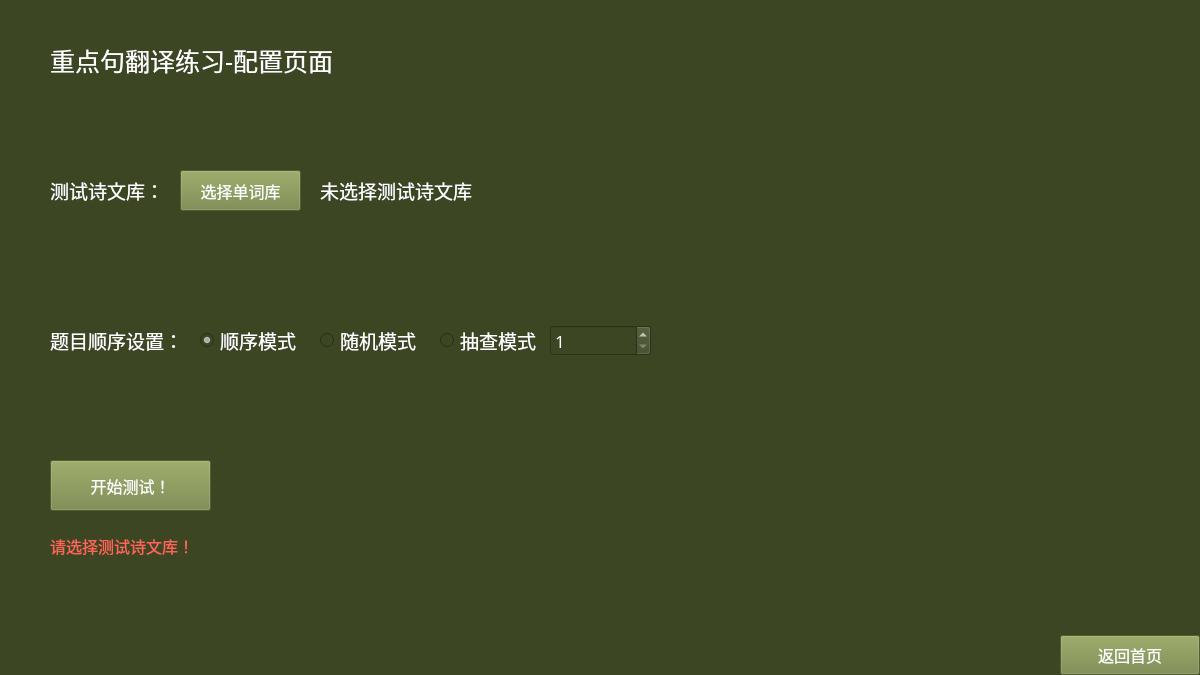
<?xml version="1.0" encoding="UTF-8"?>
<ui version="4.0">
 <class>TranSentMenu</class>
 <widget class="QFrame" name="TranSentMenu">
  <property name="geometry">
   <rect>
    <x>0</x>
    <y>0</y>
    <width>1200</width>
    <height>675</height>
   </rect>
  </property>
  <property name="windowTitle">
   <string>Frame</string>
  </property>
  <property name="styleSheet">
   <string notr="true">background-color: rgb(60, 70, 35);</string>
  </property>
  <widget class="QPushButton" name="pushButtonStart">
   <property name="geometry">
    <rect>
     <x>50</x>
     <y>460</y>
     <width>161</width>
     <height>51</height>
    </rect>
   </property>
   <property name="font">
    <font>
     <family>等线</family>
     <pointsize>12</pointsize>
    </font>
   </property>
   <property name="focusPolicy">
    <enum>Qt::NoFocus</enum>
   </property>
   <property name="styleSheet">
    <string notr="true">background-color: rgb(117, 133, 67);
color: rgb(255, 255, 255);</string>
   </property>
   <property name="text">
    <string>开始测试！</string>
   </property>
  </widget>
  <widget class="QLabel" name="labelTestInfo">
   <property name="geometry">
    <rect>
     <x>320</x>
     <y>170</y>
     <width>551</width>
     <height>41</height>
    </rect>
   </property>
   <property name="font">
    <font>
     <family>等线</family>
     <pointsize>14</pointsize>
    </font>
   </property>
   <property name="styleSheet">
    <string notr="true">color: rgb(255, 255, 255);</string>
   </property>
   <property name="text">
    <string>未选择测试诗文库</string>
   </property>
  </widget>
  <widget class="QPushButton" name="pushButtonTest">
   <property name="geometry">
    <rect>
     <x>180</x>
     <y>170</y>
     <width>121</width>
     <height>41</height>
    </rect>
   </property>
   <property name="font">
    <font>
     <family>等线</family>
     <pointsize>12</pointsize>
    </font>
   </property>
   <property name="focusPolicy">
    <enum>Qt::NoFocus</enum>
   </property>
   <property name="styleSheet">
    <string notr="true">background-color: rgb(117, 133, 67);
color: rgb(255, 255, 255);</string>
   </property>
   <property name="text">
    <string>选择单词库</string>
   </property>
  </widget>
  <widget class="QRadioButton" name="radioButtonOrdered">
   <property name="geometry">
    <rect>
     <x>200</x>
     <y>325</y>
     <width>121</width>
     <height>31</height>
    </rect>
   </property>
   <property name="font">
    <font>
     <family>等线</family>
     <pointsize>14</pointsize>
    </font>
   </property>
   <property name="focusPolicy">
    <enum>Qt::NoFocus</enum>
   </property>
   <property name="styleSheet">
    <string notr="true">color: rgb(255, 255, 255);</string>
   </property>
   <property name="text">
    <string>顺序模式</string>
   </property>
   <property name="checked">
    <bool>true</bool>
   </property>
   <property name="autoExclusive">
    <bool>true</bool>
   </property>
  </widget>
  <widget class="QSpinBox" name="spinBoxSelect">
   <property name="geometry">
    <rect>
     <x>550</x>
     <y>325</y>
     <width>101</width>
     <height>31</height>
    </rect>
   </property>
   <property name="font">
    <font>
     <family>等线</family>
     <pointsize>13</pointsize>
    </font>
   </property>
   <property name="focusPolicy">
    <enum>Qt::NoFocus</enum>
   </property>
   <property name="styleSheet">
    <string notr="true">color: rgb(255, 255, 255);</string>
   </property>
   <property name="minimum">
    <number>1</number>
   </property>
   <property name="maximum">
    <number>10000</number>
   </property>
   <property name="singleStep">
    <number>10</number>
   </property>
  </widget>
  <widget class="QRadioButton" name="radioButtonRandom">
   <property name="geometry">
    <rect>
     <x>320</x>
     <y>325</y>
     <width>121</width>
     <height>31</height>
    </rect>
   </property>
   <property name="font">
    <font>
     <family>等线</family>
     <pointsize>14</pointsize>
    </font>
   </property>
   <property name="focusPolicy">
    <enum>Qt::NoFocus</enum>
   </property>
   <property name="styleSheet">
    <string notr="true">color: rgb(255, 255, 255);</string>
   </property>
   <property name="text">
    <string>随机模式</string>
   </property>
   <property name="checked">
    <bool>false</bool>
   </property>
  </widget>
  <widget class="QLabel" name="labelTitle">
   <property name="geometry">
    <rect>
     <x>50</x>
     <y>30</y>
     <width>471</width>
     <height>61</height>
    </rect>
   </property>
   <property name="font">
    <font>
     <family>等线</family>
     <pointsize>19</pointsize>
    </font>
   </property>
   <property name="styleSheet">
    <string notr="true">color: rgb(255, 255, 255);</string>
   </property>
   <property name="text">
    <string>重点句翻译练习-配置页面</string>
   </property>
  </widget>
  <widget class="QPushButton" name="pushButtonExit">
   <property name="geometry">
    <rect>
     <x>1060</x>
     <y>635</y>
     <width>140</width>
     <height>40</height>
    </rect>
   </property>
   <property name="font">
    <font>
     <family>等线</family>
     <pointsize>12</pointsize>
    </font>
   </property>
   <property name="focusPolicy">
    <enum>Qt::NoFocus</enum>
   </property>
   <property name="styleSheet">
    <string notr="true">background-color: rgb(117, 133, 67);
color: rgb(255, 255, 255);</string>
   </property>
   <property name="text">
    <string>返回首页</string>
   </property>
  </widget>
  <widget class="QLabel" name="labelFailed">
   <property name="geometry">
    <rect>
     <x>50</x>
     <y>530</y>
     <width>441</width>
     <height>31</height>
    </rect>
   </property>
   <property name="font">
    <font>
     <family>等线</family>
     <pointsize>12</pointsize>
    </font>
   </property>
   <property name="styleSheet">
    <string notr="true">color: rgb(255, 100, 90);</string>
   </property>
   <property name="text">
    <string>请选择测试诗文库！</string>
   </property>
  </widget>
  <widget class="QRadioButton" name="radioButtonSelect">
   <property name="geometry">
    <rect>
     <x>440</x>
     <y>325</y>
     <width>101</width>
     <height>31</height>
    </rect>
   </property>
   <property name="font">
    <font>
     <family>等线</family>
     <pointsize>14</pointsize>
    </font>
   </property>
   <property name="focusPolicy">
    <enum>Qt::NoFocus</enum>
   </property>
   <property name="styleSheet">
    <string notr="true">color: rgb(255, 255, 255);</string>
   </property>
   <property name="text">
    <string>抽查模式</string>
   </property>
   <property name="checked">
    <bool>false</bool>
   </property>
  </widget>
  <widget class="QLabel" name="labelTest">
   <property name="geometry">
    <rect>
     <x>50</x>
     <y>170</y>
     <width>121</width>
     <height>41</height>
    </rect>
   </property>
   <property name="font">
    <font>
     <family>等线</family>
     <pointsize>14</pointsize>
    </font>
   </property>
   <property name="styleSheet">
    <string notr="true">color: rgb(255, 255, 255);</string>
   </property>
   <property name="text">
    <string>测试诗文库：</string>
   </property>
  </widget>
  <widget class="QLabel" name="labelOrder">
   <property name="geometry">
    <rect>
     <x>50</x>
     <y>320</y>
     <width>131</width>
     <height>41</height>
    </rect>
   </property>
   <property name="font">
    <font>
     <family>等线</family>
     <pointsize>14</pointsize>
    </font>
   </property>
   <property name="styleSheet">
    <string notr="true">color: rgb(255, 255, 255);</string>
   </property>
   <property name="text">
    <string>题目顺序设置：</string>
   </property>
  </widget>
 </widget>
 <resources/>
 <connections/>
</ui>
